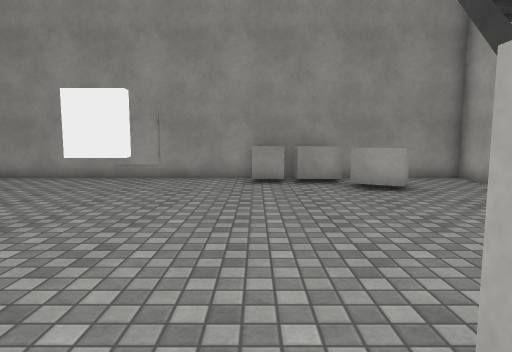
view 1 (above)

16 first-person views from a walk through a scene from a Unity 3-D project. The camera is 1.3 m above the floor, tilts 6° down and sees 75° across. The floor is counted in squares, 1 m on a side. Each view is taken from the middle of a square. On the plan, view 1 faces up. The plan holds only what a view shows up to about 14 squares ahead; the rest is blank. The place goes on beyond the plan. The player is left out. Surface patterns are stand-ins for the level's own textures.

view 2
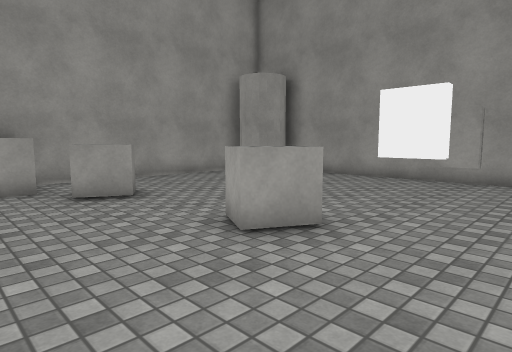

view 3
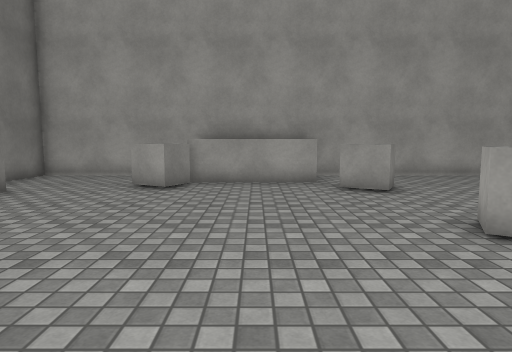

view 4
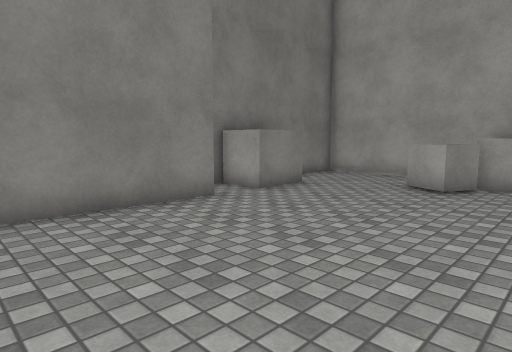

view 5
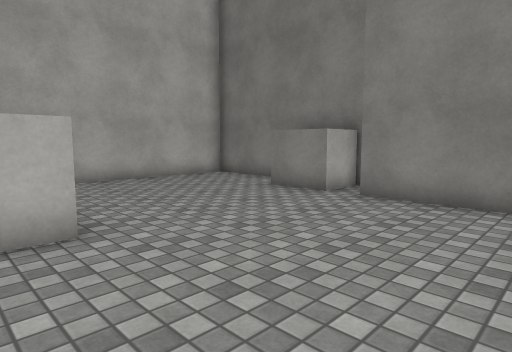

view 6
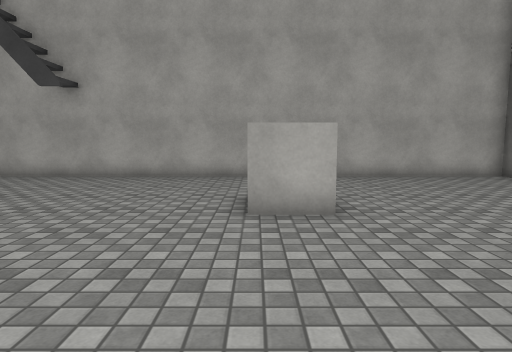

view 7
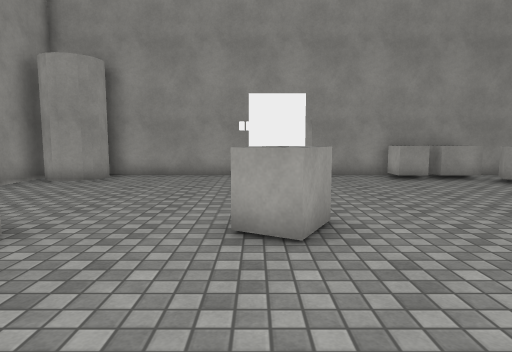

view 8
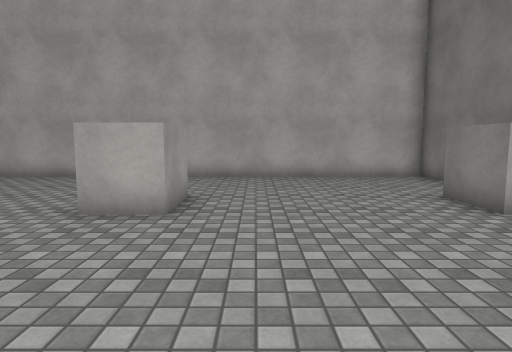

view 9
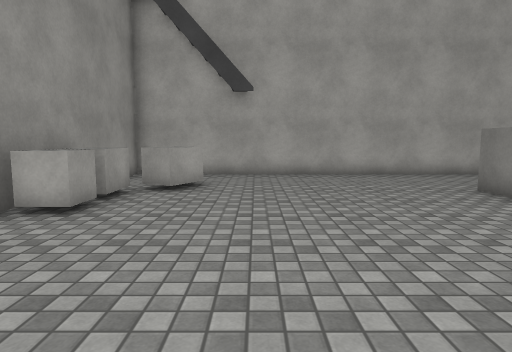

view 10
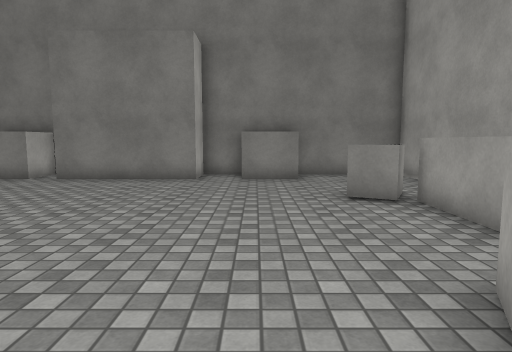

view 11
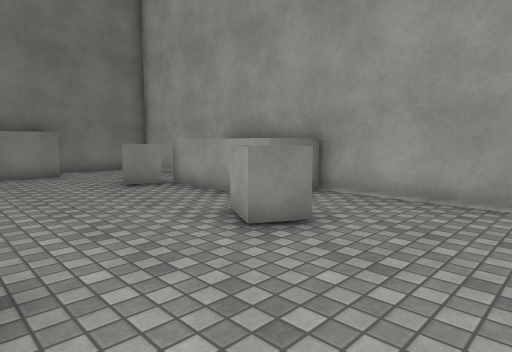

view 12
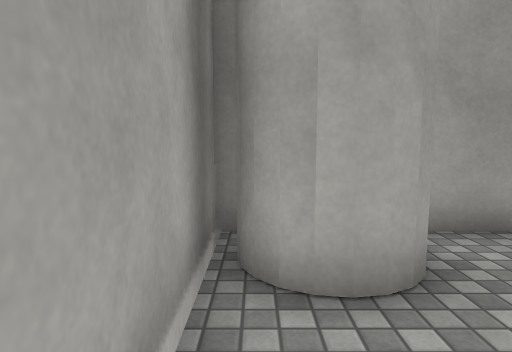

view 13
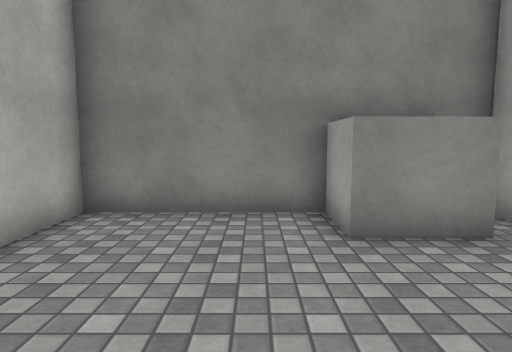

view 14
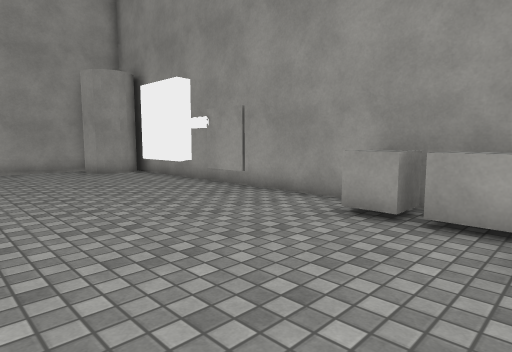

view 15
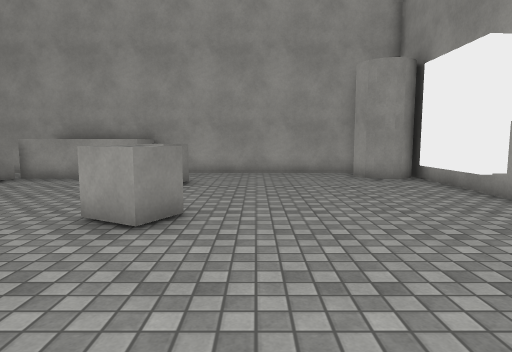

view 16
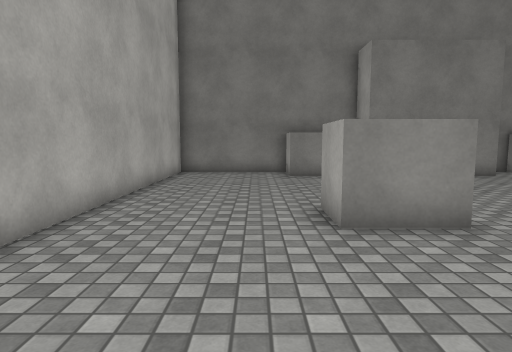

### Floor plan
Points are (right, up) in squares from view 1. A wall is a line through its corners. A room is listed if a view was taken in it or the views show most of it. See-through windows are left out.
Room 1 (views 1, 2, 3, 4, 5, 6, 7, 8, 9, 10, 11, 12, 13, 14, 15, 16)
walls: (-3.5, 9.5) (-3.5, 9) (-5.2, 9); (-12.5, 1.9) (-10.5, 1.9) (-10.5, -2.2); (-0.2, -7.2) (-0.2, -7.8); (0.6, -8) (7.2, -8) (7.2, 11.7) (-10.5, 11.7); (-12.6, 11.8) (-12.6, -8) (-5, -8) (-5, -6.4) (-0.1, -6.4)
objects: other object (-12, 10) to (-10, 12); other object (-10, -3) to (-9, -2); other object (-10, 2) to (-9, 4); other object (-8, -7) to (-7, -7); other object (-5, 3) to (-4, 4); other object (-5, 11); other object (-4, 11) to (-3, 11); other object (0, 10) to (1, 11); other object (1, -7) to (3, -7); other object (1, 0) to (3, 1); other object (2, 10) to (3, 11); other object (3, 9) to (4, 10)

Positions as (right, up) in squares from view 1, and headings:
1: (0, 0), facing up
2: (-1, 0), facing up-left
3: (0, 0), facing left
4: (0, 0), facing down-left
5: (-4, 1), facing down-right
6: (-5, 1), facing right
7: (-5, -1), facing up
8: (-5, -2), facing right
9: (-6, 7), facing right
10: (-7, 5), facing down
11: (-5, 7), facing down-left
12: (-12, 7), facing up
13: (4, -2), facing down
14: (3, 5), facing up-left
15: (1, 6), facing left
16: (4, 6), facing down
